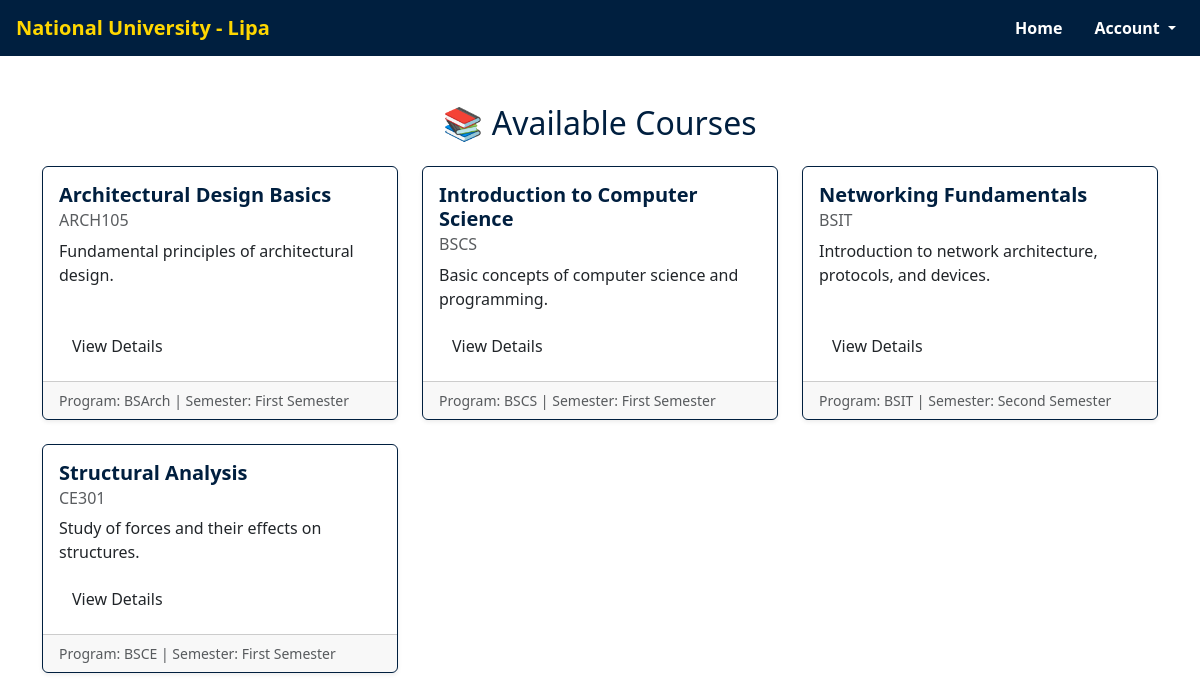
Page /frontend/courses.php on the committed database.
### tables this page shows
CREATE TABLE `courses` (
  `id` int(11) NOT NULL,
  `course_code` varchar(20) NOT NULL,
  `course_name` varchar(255) NOT NULL,
  `description` text DEFAULT NULL,
  `units` int(11) NOT NULL DEFAULT 3,
  `program` varchar(100) NOT NULL,
  `semester` varchar(50) NOT NULL,
  `prerequisites` varchar(255) DEFAULT NULL,
  `created_at` timestamp NOT NULL DEFAULT current_timestamp(),
  `updated_at` timestamp NOT NULL DEFAULT current_timestamp() ON UPDATE current_timestamp()
);

### frontend/courses.php (the view, shortened to what this page needs)
<?php
include 'connections.php';
$query = "SELECT * FROM courses ORDER BY course_name ASC";
$result = $conn->query($query);
?>
<!DOCTYPE html>
<html lang="en">
<head>
  <link rel="stylesheet" href="style.css" />
  <link href="https://cdn.jsdelivr.net/npm/bootstrap@5.3.0/dist/css/bootstrap.min.css" rel="stylesheet" />
</head>
<body>
<?php include 'nav.php'; ?>
<div class="container my-5">
  <h2 class="text-navy mb-4 text-center">📚 Available Courses</h2>
  <?php if ($result->num_rows === 0): ?>
    <p class="text-center text-muted">No courses found.</p>
  <?php else: ?>
    <div class="row row-cols-1 row-cols-md-2 row-cols-lg-3 g-4">
      <?php while ($course = $result->fetch_assoc()): ?>
        <div class="col">
          <div class="card border-navy shadow-sm h-100">
            <div class="card-body d-flex flex-column">
              <h5 class="card-title text-navy fw-bold"><?= htmlspecialchars($course['course_name']); ?></h5>
              <h6 class="card-subtitle mb-2 text-muted"><?= htmlspecialchars($course['course_code']); ?></h6>
              <p class="card-text flex-grow-1">
                <?= htmlspecialchars(substr($course['description'], 0, 120)); ?><?= strlen($course['description']) > 120 ? '...' : ''; ?>
              </p>
              <a href="details.php?id=<?= $course['id']; ?>" class="btn btn-navy mt-auto align-self-start">View Details</a>
            </div>
            <div class="card-footer text-muted small">
              Program: <?= htmlspecialchars($course['program']); ?> | Semester: <?= htmlspecialchars($course['semester']); ?>
            </div>
          </div>
        </div>
      <?php endwhile; ?>
    </div>
  <?php endif; ?>
</div>
</body>
</html>

### frontend/nav.php (shortened to what this page needs)
<?php
$current_page = basename($_SERVER['PHP_SELF']);
?>
<nav class="navbar navbar-expand-lg bg-navy px-3">
  <a class="navbar-brand fw-bold text-golden" href="index.php">National University - Lipa</a>
  <div class="collapse navbar-collapse justify-content-end" id="navbarNav">
    <ul class="navbar-nav align-items-center">
      <li class="nav-item">
        <a class="nav-link fw-bold <?php echo ($current_page == 'index.php') ? 'text-golden' : 'text-white'; ?>"
           href="index.php">Home</a>
      </li>
      <li class="nav-item dropdown ms-3">
        <a href="#" class="nav-link dropdown-toggle text-white fw-bold" id="userDropdown" data-bs-toggle="dropdown">
          <?php echo isset($_SESSION['user']) ? $_SESSION['user']['firstname'] : "Account"; ?>
        </a>
      </li>
    </ul>
  </div>
</nav>

### frontend/style.css (style rules this page uses)
body { background-color: #f8f9fa; font-family: 'Segoe UI', Tahoma, Geneva, Verdana, sans-serif; }
.navy-bg, .bg-navy { background-color: #001f3f !important; }
.text-navy { color: #001f3f !important; }
.text-golden { color: #FFD700 !important; }
.border-navy { border-color: #001f3f !important; }
.btn-navy { background-color: #001f3f; border-color: #001f3f; color: #FFD700; }
.card { border-radius: 15px; }
.text-center { text-align: center; }
.text-white { color: #fff !important; }
body { background-color: #f8f9fa; }
.bg-navy { background-color: #001f3f !important; }

### rows in the picture
courses: course_name "Architectural Design Basics", course_code "ARCH105", description "Fundamental principles of architectural design.", program "BSArch", semester "First Semester"
courses: course_name "Introduction to Computer Science", course_code "BSCS", description "Basic concepts of computer science and programming.", program "BSCS", semester "First Semester"
courses: course_name "Networking Fundamentals", course_code "BSIT", description "Introduction to network architecture, protocols, and devices.", program "BSIT", semester "Second Semester"
courses: course_name "Structural Analysis", course_code "CE301", description "Study of forces and their effects on structures.", program "BSCE", semester "First Semester"
